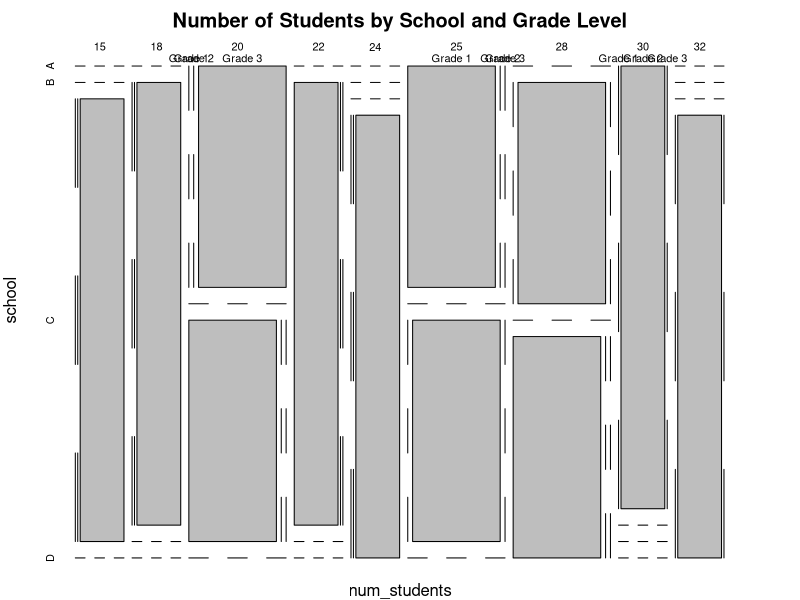

This chart was generated by the following R code:
# Define the dataset
school <- c("A", "A", "A", "B", "B", "B", "C", "C", "C", "D", "D", "D")
grade_level <- c("Grade 1", "Grade 2", "Grade 3", "Grade 1", "Grade 2", "Grade 3",
                 "Grade 1", "Grade 2", "Grade 3", "Grade 1", "Grade 2", "Grade 3")
num_students <- c(25, 30, 20, 22, 28, 18, 20, 25, 15, 28, 32, 24)

# Create a data frame
df <- data.frame(school, grade_level, num_students)

# Adjust plot margins
par(mar = c(2, 2, 2, 2))  # Set the margins (bottom, left, top, right)

# Create a mosaic plot
mosaicplot(num_students ~ school + grade_level, data = df, main = "Number of Students by School and Grade Level")

# Analyze the efficiency
